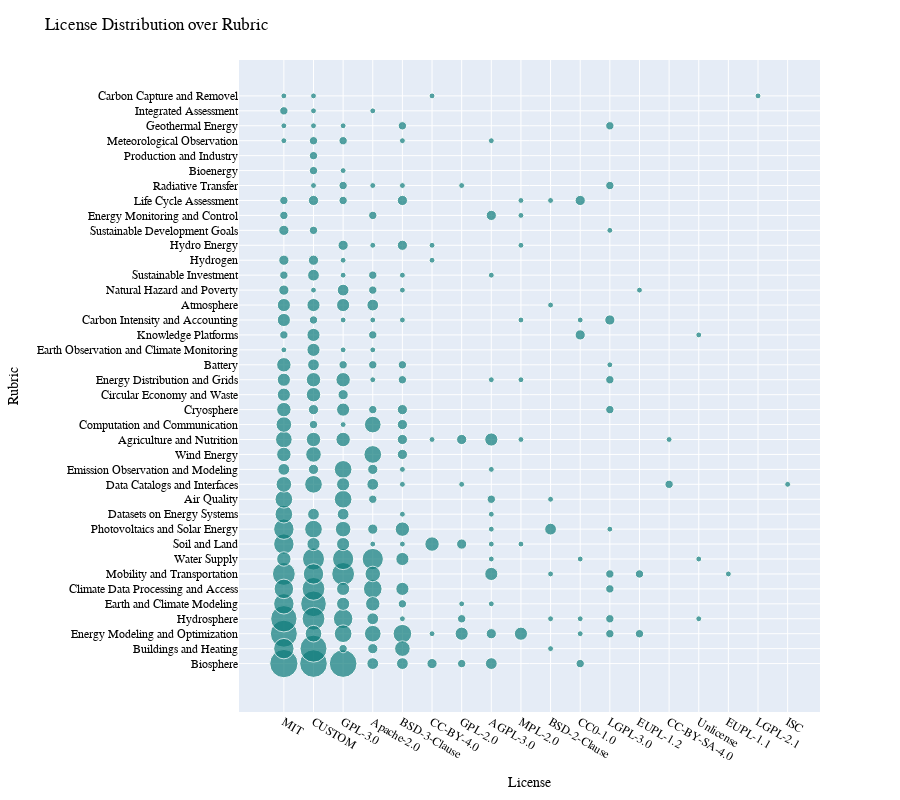

Notebook code for this chart:
### Code cell
# df_sorted = df.groupby(['rubric'], as_index=False)['dominating_language'].agg('sum')
df_license_distribution = (
    df_active.value_counts(["rubric", "license"]).to_frame().reset_index()
)

df_license_distribution.rename(columns={0: "counts"}, inplace=True)
fig = px.scatter(df_license_distribution, x="license", y="rubric", size="counts")


fig.update_layout(
    height=800,  # Added parameter
    xaxis_title="License",
    yaxis_title="Rubric",
    title="License Distribution over Rubric",
)
fig.update_traces(marker_color=marker_color)


fig.show()

### Figure 1 — Plotly figure (JSON) as saved in the notebook; plotly's stock layout.template omitted (floating-point values rounded to 4 significant figures; data arrays with more than 128 entries replaced by an {"elided": "..."} marker saying what was removed)
{"data": [{"hovertemplate": "license=%{x}<br>rubric=%{y}<br>counts=%{marker.size}<extra></extra>", "legendgroup": "", "marker": {"color": "#0E7C7B", "size": {"elided": "232 int values"}, "sizemode": "area", "sizeref": 0.0575, "symbol": "circle"}, "mode": "markers", "name": "", "orientation": "v", "showlegend": false, "type": "scatter", "x": {"elided": "232 str values"}, "xaxis": "x", "y": {"elided": "232 str values"}, "yaxis": "y"}], "layout": {"height": 800, "legend": {"itemsizing": "constant", "tracegroupgap": 0}, "margin": {"t": 60}, "title": {"text": "License Distribution over Rubric"}, "xaxis": {"anchor": "y", "domain": [0, 1], "title": {"text": "License"}}, "yaxis": {"anchor": "x", "domain": [0, 1], "title": {"text": "Rubric"}}}}
